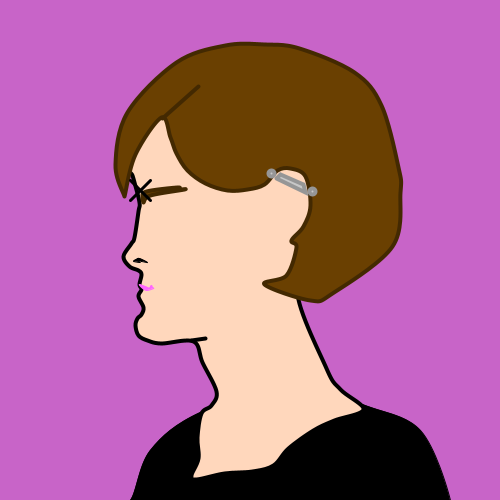
Frame 1 (no input)
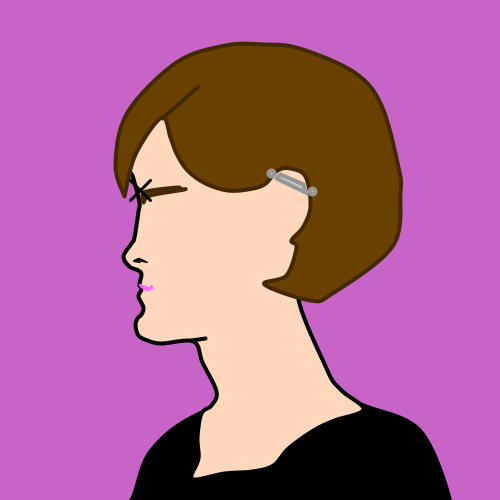
Frame 60 (the mouse pressed at the canvas centre just before this capture)
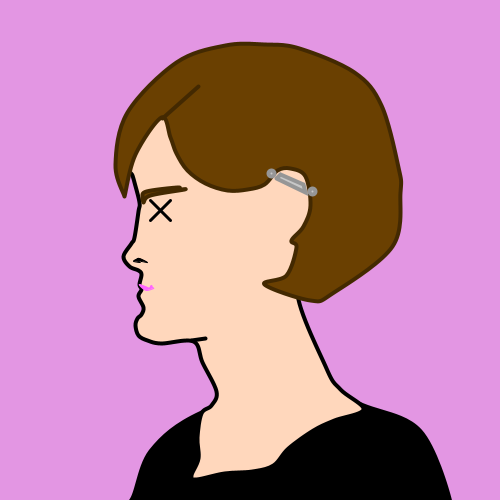
Frame 120 (the mouse held since frame 60 and released just before this capture)

The Processing sketch that drew these frames (run headless with seeded random() and noise(); from frame 60 on, the mouse is pressed at the canvas centre):

// Processing sketch: processing_68753
// ── processing_68753.pde

void setup(){
 size(500,500);
 rectMode(CENTER);
 textAlign(CENTER);
 smooth();
}
 
void draw(){
  background(map(mouseX,0,500,200,255),map(mouseY,0,500,100,200),
             map(mouseX,0,500,200,255));
   
  //shirt
  stroke(0);
  fill(0);
  beginShape();
  curveVertex(112,500);
  curveVertex(130,500);
  curveVertex(150,450);
  curveVertex(200,412);
  curveVertex(300,380);
  curveVertex(362,404);
  curveVertex(420,430);
  curveVertex(450,500);
  curveVertex(437,500);
  endShape();
 
  //face
  strokeWeight(4);
  stroke(0);
  fill(255,215,188);
  beginShape();
  curveVertex(132,175);
  curveVertex(132,175);
  curveVertex(134,182);
  curveVertex(139,202);
  curveVertex(138,211);
  curveVertex(134,237);
  curveVertex(131,243);
  curveVertex(123,256);
  curveVertex(129,266);
  curveVertex(138,270);
  curveVertex(141,274);
  curveVertex(139,284);
  curveVertex(141,289);
  curveVertex(138,296);
  curveVertex(143,307);
  curveVertex(141,314);
  curveVertex(137,318);
  curveVertex(135,325);
  curveVertex(138,335);
  curveVertex(147,340);
  curveVertex(161,343);
  curveVertex(193,341);
  curveVertex(202,362);
  curveVertex(216,391);
  curveVertex(211,405);
  curveVertex(201,413);
  curveVertex(197,437);
  curveVertex(198,458);
  curveVertex(191,475);
  curveVertex(196,479);
  curveVertex(224,473);
  curveVertex(252,471);
  curveVertex(273,465);
  curveVertex(288,448);
  curveVertex(313,430);
  curveVertex(334,420);
  curveVertex(363,409);
  curveVertex(340,389);
  curveVertex(326,368);
  curveVertex(297,290);
  curveVertex(332,267);
  curveVertex(368,175);
  curveVertex(302,83);
  curveVertex(208,67);
  curveVertex(124,146);
  curveVertex(132,175);
  curveVertex(132,175);
  endShape();
  //end face
   
  strokeWeight(4);
 //hair
  stroke(67,41,1);
  fill(106,64,1);
  beginShape();
  curveVertex(124,196);
  curveVertex(124,196);
  curveVertex(115,164);
  curveVertex(127,112);
  curveVertex(176,62);
  curveVertex(225,45);
  curveVertex(264,44);
  curveVertex(299,48);
  curveVertex(354,72);
  curveVertex(381,105);
  curveVertex(398,167);
  curveVertex(400,192);
  curveVertex(392,246);
  curveVertex(332,293);
  curveVertex(310,300);
  curveVertex(264,284);
  curveVertex(286,275);
  //curveVertex(295,270);
  curveVertex(296,247);
  curveVertex(291,240);
  curveVertex(303,226);
  //curveVertex(306,216);
  curveVertex(310,205);
  //curveVertex(308,190);
  curveVertex(305,176);
  curveVertex(290,168);
  curveVertex(277,170);
  curveVertex(264,184);
  curveVertex(247,189);
  curveVertex(227,190);
  curveVertex(205,183);
  curveVertex(187,170);
  curveVertex(176,153);
  curveVertex(170,137);
  curveVertex(161,117);
  //curveVertex(151,133);
  curveVertex(135,154);
  //curveVertex(136,173);
  curveVertex(124,196);
  curveVertex(124,196);
  endShape();
  beginShape();
  curveVertex(162,118);
  curveVertex(162,118);
  //curveVertex(175,100);
  curveVertex(198,86);
  curveVertex(198,86);
  endShape();
  //end hair
   
  //eyebrow
  beginShape();
  curveVertex(143,202);
  curveVertex(143,202);
  curveVertex(142,197);
  curveVertex(146,191);
  curveVertex(177,187);
  curveVertex(178,189);
  curveVertex(184,189);
  curveVertex(150,195);
  //curveVertex(149,200);
  curveVertex(143,202);
  curveVertex(143,202);
  endShape();
   
  //nostril
  stroke(0);
  fill(0);
  strokeWeight(1);
  beginShape();
  curveVertex(133,261);
  curveVertex(133,261);
  curveVertex(134,260);
  curveVertex(136,259);
  curveVertex(139,258);
  curveVertex(147,262);
  curveVertex(141,261);
  curveVertex(139,262);
  curveVertex(133,261);
  curveVertex(133,261);
  endShape();
   
  //lip
  stroke(255,100,255);
  fill(255,100,255);
  beginShape();
  curveVertex(141,287);
  curveVertex(141,287);
  curveVertex(146,290);
  curveVertex(153,288);
  curveVertex(152,287);
  curveVertex(151,285);
  curveVertex(149,288);
  curveVertex(147,287);
  curveVertex(139,284);
  curveVertex(141,287);
  curveVertex(141,287);
  endShape();
   
  //jaw
  stroke(0);
  strokeWeight(4);
  beginShape();
  curveVertex(191,340);
  curveVertex(191,340);
  curveVertex(205,338);
  curveVertex(205,338);
  endShape();
   
  //pierce body
  stroke(150);
  fill(200);
  beginShape();
  vertex(276,178);
  vertex(280,174);
  vertex(303,184);
  vertex(305,192);
  vertex(276,178);
  //vertex();
  endShape();
   
  //pierce top
  ellipse(271,173,6,6);
   
  //pierce bottom
  ellipse(312,191,6,6);
   
  //eye
  stroke(0);
  strokeWeight(3);
  fill(0);
  line(map(mouseX,0,500,130,170),map(mouseY,0,500,180,220),map(mouseX,0,500,150,190),map(mouseY,0,500,200,240));
  line(map(mouseX,0,500,130,170),map(mouseY,0,500,200,240),map(mouseX,0,500,150,190),map(mouseY,0,500,180,220));
  //text("LOL",162,216);
   
   
   
   
   
}
